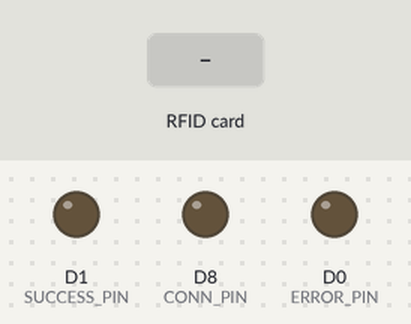
A sketch run on a simulated ESP8266 (NodeMCU). On the bench: output pins drawn as LEDs (lit = HIGH). Dashed ring = blinking. Inputs (shaded band) come from the test bench. WiFi joins after 1.5 s; servers stay silent unless stated; uploads are accepted with an empty reply; what the sketch prints to the serial monitor is not drawn.

Above: at 0.0 s.
At 3.7 s:
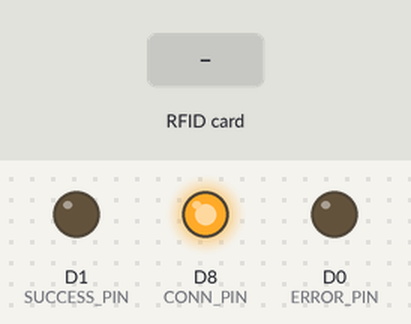
3.8 s: RFID card 5E 7A 19 C4 held to the reader
At 4.45 s:
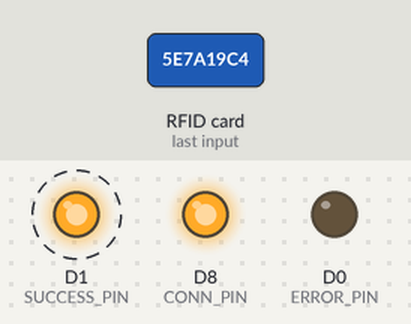
Timing chart, 0 to 6.8 s (numbered marks = the images above; inputs shaded):
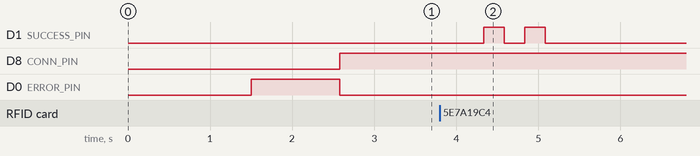

The sketch:

gepresa.ino
```cpp
#include <SPI.h>
#include <MFRC522.h>
#include <ESP8266HTTPClient.h>
#include <ESP8266WiFi.h>

#define SS_PIN D4
#define RST_PIN D2

#define ERROR_PIN D0
#define SUCCESS_PIN D1
#define CONN_PIN D8


const char *ssid = "Eugène";            //Nom du WiFi ou point d'accès mobile
const char *password = "isaac@eugene";  //?ot de passse du WiFi ou du point d'accès mobile

// Initialisation des composants
MFRC522 mfrc522(SS_PIN, RST_PIN);
void setup() {
  delay(500);
  Serial.begin(115200);  // Initialiser la vitesse de l'affichage du moniteur série à 115200 bits par secondes
  WiFi.mode(WIFI_OFF);
  delay(500);
  WiFi.mode(WIFI_STA);
  WiFi.begin(ssid, password);  // Lancement du processus de connexion au wifi
  Serial.println("");

  // Déclaration des 3 LEDs comme des sorties
  pinMode(CONN_PIN, OUTPUT);
  pinMode(SUCCESS_PIN, OUTPUT);
  pinMode(ERROR_PIN, OUTPUT);

  Serial.print("Connexion en cours");
  while (WiFi.status() != WL_CONNECTED) {
    delay(500);
    Serial.print(".");
    digitalWrite(ERROR_PIN, HIGH);  // La LED rouge est alluméee tant que le nodeMCU n'est pas connecté au WiFi
  }

  Serial.println("");
  Serial.print("Connecté à ");
  Serial.println(ssid);
  Serial.print("Adresse IP du nodeMCU sur ce réseau : ");
  Serial.println(WiFi.localIP());

  SPI.begin();
  mfrc522.PCD_Init();
}

// Envoi de la requête HTTP au serveur avec comme arguments l'UID de la carte et le numéro de la salle
void sendRfidLog(long cardid) {

  if (WiFi.status() == WL_CONNECTED) {
    HTTPClient http;
    WiFiClient client;

    String postData = "cardid=" + String(cardid);
    http.begin(client, "192.168.30.126/gepresa/getUID.php");
    http.addHeader("Content-Type", "application/x-www-form-urlencoded");

    int httpCode = http.POST(postData);
    String payload = http.getString();

    if (payload.equals("success")) {
      Serial.println("La connexion au serveur a réussi. Réponse = " + httpCode);
    }
      if (httpCode == 200) {

        Serial.println("La requête HTTP s'est bien effectuée. \nRetrour de la requête : " + payload);

        if (payload != 0) {
          Serial.println("Carte non autorisée.");

          //On clignote la LED rouge si la carte n'est pas autorisée (soit elle existe déjà ou n'est pas affectée dans cette salle)
          for (int i = 0; i < 5; i++) {
            digitalWrite(ERROR_PIN, HIGH);
            delay(250);
            digitalWrite(ERROR_PIN, LOW);
            delay(250);
          }
        } else {
          Serial.println("Opération réussie.");

          // On allume la LED rouge si la carte est bien valide
          digitalWrite(SUCCESS_PIN, HIGH);
          delay(250);
          digitalWrite(SUCCESS_PIN, LOW);
          delay(250);
          digitalWrite(SUCCESS_PIN, HIGH);
          delay(250);
          digitalWrite(SUCCESS_PIN, LOW);
          delay(250);
        }
      }else {
        digitalWrite(ERROR_PIN, HIGH);
      }

    http.end();
  }
}

void toggleConnStat() {
  if (WiFi.status() == WL_CONNECTED) {
    // La LED orange demeure allumée tant que le NodeMCU est connecté à un réseau
    digitalWrite(CONN_PIN, HIGH);
    digitalWrite(ERROR_PIN, LOW);
  } else {
    // La LED Rouge demeure allumée tant que le NodeMCU n'est pas connecté à un réseau
    digitalWrite(ERROR_PIN, HIGH);
    digitalWrite(CONN_PIN, LOW);
  }
}

void loop() {

  //Lecture de la carte
  if (mfrc522.PICC_IsNewCardPresent()) {
    if (mfrc522.PICC_ReadCardSerial()) {
      long code = 0;
      for (byte i = 0; i < mfrc522.uid.size; i++) {
        code = ((code + mfrc522.uid.uidByte[i]) * 10);
      }
      // Appel de la fonction sendRfidLog() pour envoyer les données au serveur
      sendRfidLog(code);
    }
  }

  toggleConnStat();
  delay(500);

  digitalWrite(SUCCESS_PIN, LOW);
  digitalWrite(ERROR_PIN, LOW);
}
```

Measured:
- after the input at 3.8 s, D1 (SUCCESS_PIN): alternates HIGH for 0.25 s and LOW for 0.25 s, 4 changes in all, then stays LOW, starting after 0.53 s
